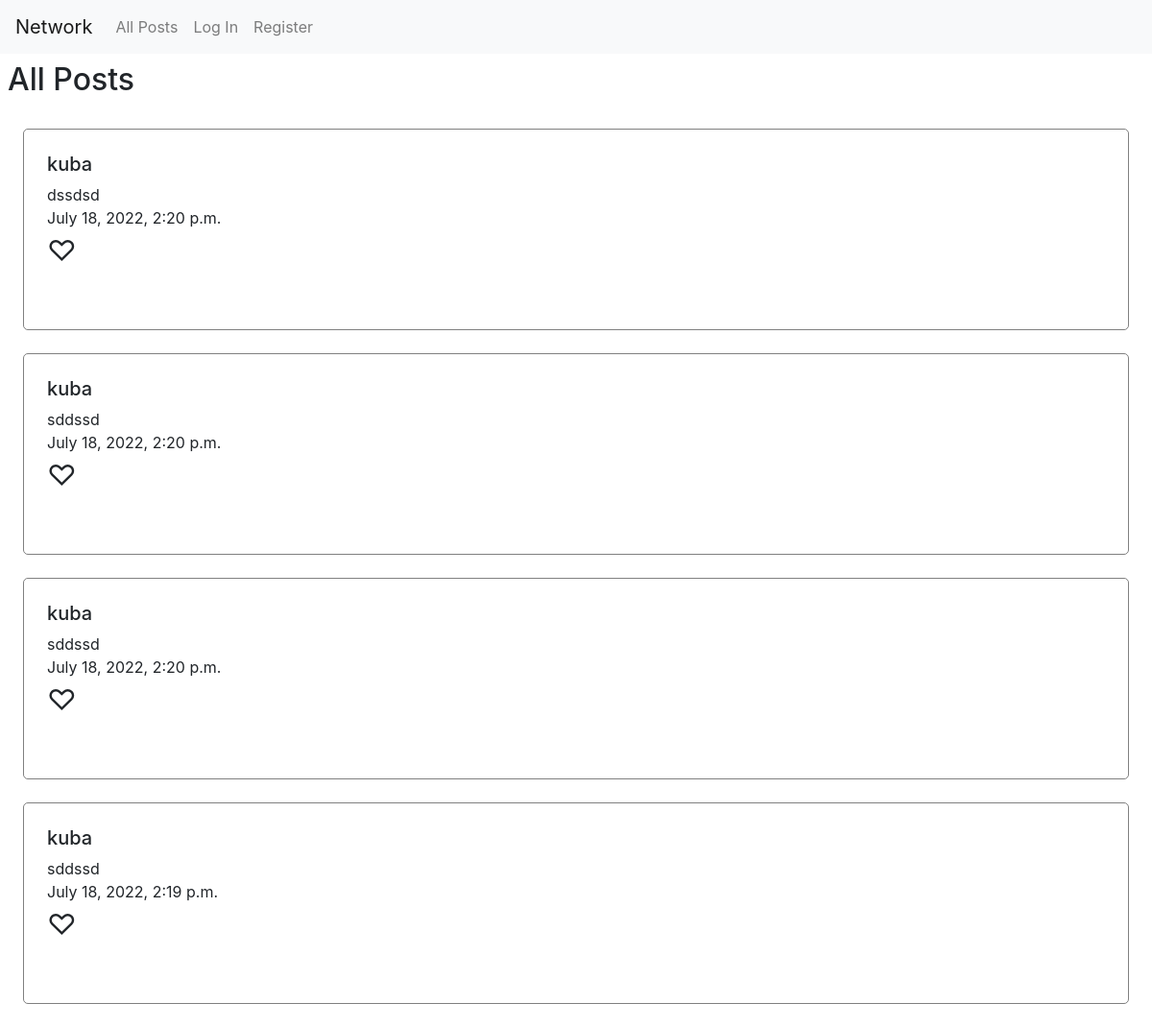
The page / on the database its author committed.
### network/models.py (models this page shows, shortened)
class Post(models.Model):
    user = models.ForeignKey("User", on_delete=models.CASCADE, related_name="posts")
    content = models.TextField(blank=True)
    timestamp = models.DateTimeField(auto_now_add=True)
    number_of_likes = models.IntegerField(blank=True, null=True)

class User(AbstractUser):
    liked_post = models.ManyToManyField("Post", related_name="likers")

### network/views.py (the view)
# urls.py: path("", views.index, name="index"),
def index(request):
    return render(request, "network/index.html", {
        "posts" : Post.objects.all().order_by("-pk")
    })

### network/templates/network/index.html (shortened to what this page needs)
{% extends "network/layout.html" %}
{% load static %}
{% block body %}
    <h2 class="headers">All Posts</h2>
    {% for post in posts %}
    <div class="posts">
        <h5>{{post.user}}</h5>
        <div>
            {{post.content}}
        </div>
        <div class="date">
            {{post.timestamp}}
        </div>
        <div class="heart">
            &#9825
        </div>
    </div>
    {% endfor %}
{% endblock %}

### network/static/network/styles.css (style rules this page uses)
.headers { padding: 0.5rem; }
.posts { border: 1px solid grey; border-radius: 5px; padding: 1.5rem; height: 210px; margin: 1.5rem; }
.date { display: inline-block; vertical-align: bottom; }
.heart { font-size: 30px; }

### rows shown on the page
Post: user "kuba", content "dssdsd", timestamp "July 18, 2022, 2:20 p.m."
Post: user "kuba", content "sddssd", timestamp "July 18, 2022, 2:20 p.m."
Post: user "kuba", content "sddssd", timestamp "July 18, 2022, 2:20 p.m."
Post: user "kuba", content "sddssd", timestamp "July 18, 2022, 2:19 p.m."
